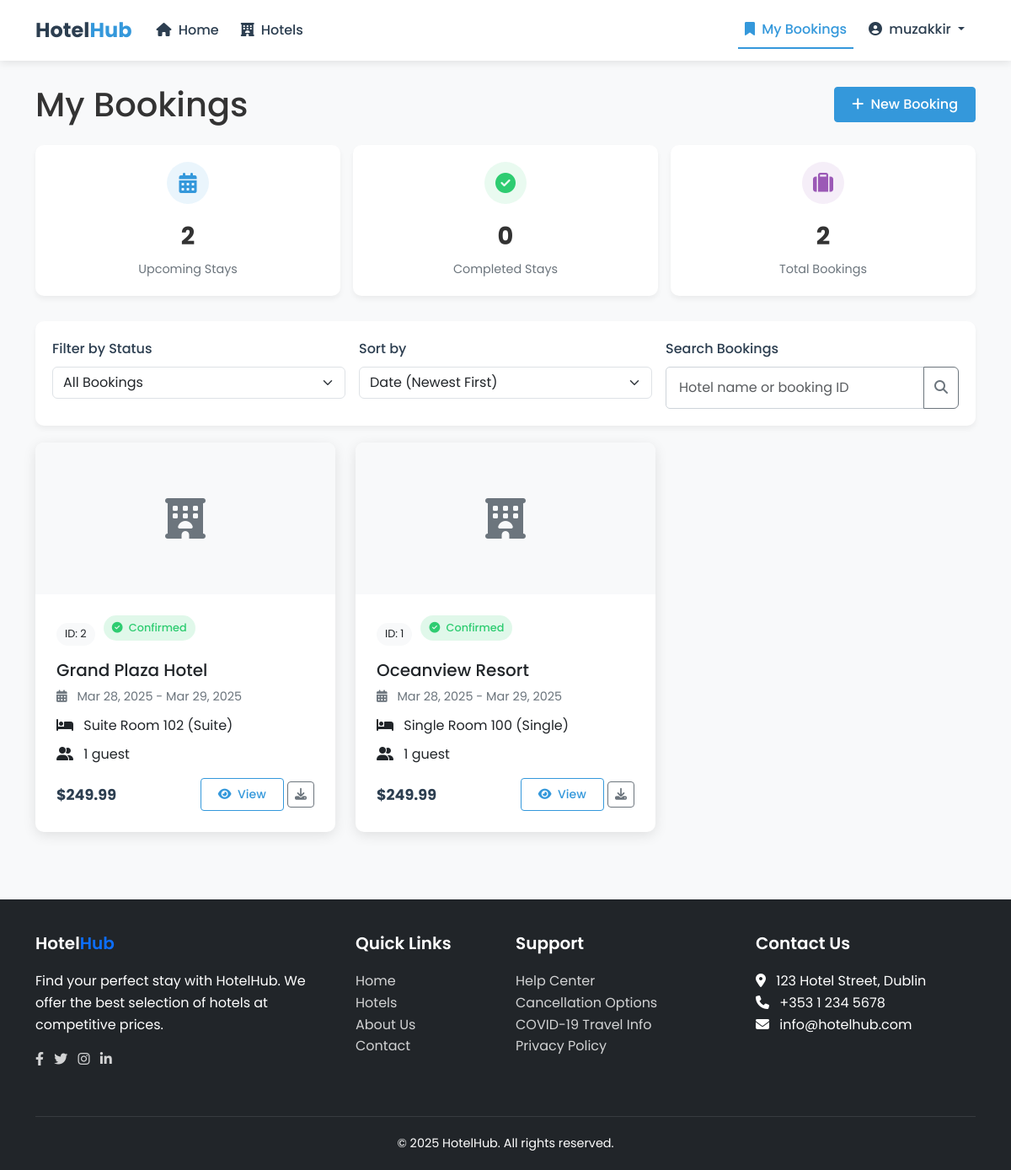
/bookings/ (signed in), run on an earlier commit of the app's database.
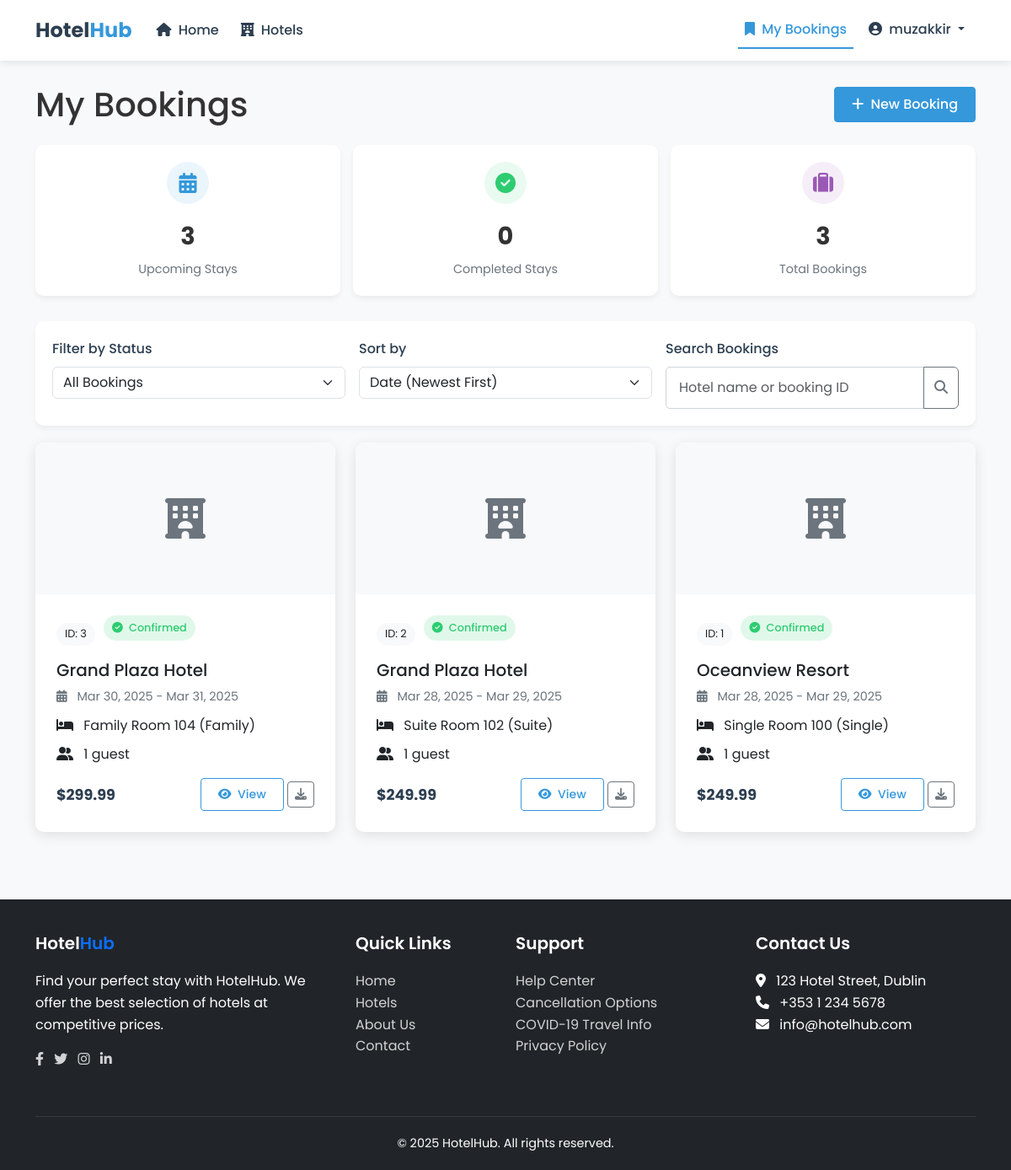
And on a later commit of the database.
### bookings/models.py (models this page shows, shortened)
class Booking(models.Model):
    STATUS_CHOICES = [
        ('pending', 'Pending'),
        ('confirmed', 'Confirmed'),
        ('cancelled', 'Cancelled'),
        ('completed', 'Completed')
    ]
    user = models.ForeignKey(User, on_delete=models.CASCADE)
    hotel = models.ForeignKey(Hotel, on_delete=models.CASCADE)
    room = models.ForeignKey(Room, on_delete=models.CASCADE, null=True)
    check_in = models.DateField()
    check_out = models.DateField()
    guests = models.IntegerField()
    total_price = models.DecimalField(max_digits=10, decimal_places=2)
    status = models.CharField(max_length=20, choices=STATUS_CHOICES, default='pending')
    invoice_id = models.CharField(max_length=100, null=True, blank=True)
    pdf_generated = models.BooleanField(default=False)
    created_at = models.DateTimeField(auto_now_add=True)
    updated_at = models.DateTimeField(auto_now=True)
    class Meta:
        ordering = ['-created_at']

### hotels/models.py (models this page shows, shortened)
class Hotel(models.Model):
    name = models.CharField(max_length=200)
    address = models.TextField()
    description = models.TextField()
    price_per_night = models.DecimalField(max_digits=10, decimal_places=2)
    latitude = models.DecimalField(max_digits=9, decimal_places=6)
    longitude = models.DecimalField(max_digits=9, decimal_places=6)
    image = models.ImageField(upload_to='hotel_images/', null=True, blank=True)
    created_at = models.DateTimeField(auto_now_add=True)
    updated_at = models.DateTimeField(auto_now=True)

class Room(models.Model):
    ROOM_TYPES = [
        ('single', 'Single'),
        ('double', 'Double'),
        ('suite', 'Suite'),
        ('deluxe', 'Deluxe'),
        ('family', 'Family')
    ]
    hotel = models.ForeignKey(Hotel, on_delete=models.CASCADE, related_name='rooms')
    room_type = models.CharField(max_length=20, choices=ROOM_TYPES)
    name = models.CharField(max_length=100)
    description = models.TextField()
    price_per_night = models.DecimalField(max_digits=10, decimal_places=2)
    capacity = models.IntegerField()
    available = models.BooleanField(default=True)
    image = models.ImageField(upload_to='room_images/', null=True, blank=True)

### bookings/views.py (the view)
# urls.py: path('bookings/', booking_list, name='booking_list'),
@login_required
def booking_list(request):
    bookings = Booking.objects.filter(user=request.user)
    return render(request, 'bookings/list.html', {'bookings': bookings})

### hotel_project/context_processors.py (called while the page is built)
def google_maps_api_key(request):
    return {'google_maps_api_key': settings.GOOGLE_MAPS_API_KEY}

### templates/bookings/list.html (shortened to what the changed rows need)
{% extends 'base.html' %}
{% block content %}
<div class="container mt-4">
    <div class="d-flex justify-content-between align-items-center mb-4">
        <h1 class="mb-0">My Bookings</h1>
    </div>
    {% if bookings %}
        <div class="booking-stats">
            <div class="stat-card">
                <div class="stat-icon stat-upcoming">
                    <i class="fas fa-calendar-alt"></i>
                </div>
                <div class="stat-value">
                    {% with upcoming_count=bookings|length %}
                        {{ upcoming_count }}
                    {% endwith %}
                </div>
                <div class="stat-label">Upcoming Stays</div>
            </div>
            <div class="stat-card">
                <div class="stat-icon stat-completed">
                    <i class="fas fa-check-circle"></i>
                </div>
                <div class="stat-value">0</div>
                <div class="stat-label">Completed Stays</div>
            </div>
            <div class="stat-card">
                <div class="stat-icon stat-total">
                    <i class="fas fa-suitcase"></i>
                </div>
                <div class="stat-value">{{ bookings|length }}</div>
                <div class="stat-label">Total Bookings</div>
            </div>
        </div>
        <div class="booking-filters">
            <div class="row g-3">
                <div class="col-md-4">
                    <label for="statusFilter" class="form-label">Filter by Status</label>
                    <select id="statusFilter" class="form-select">
                        <option value="all">All Bookings</option>
                    </select>
                </div>
                <div class="col-md-4">
                    <label for="sortFilter" class="form-label">Sort by</label>
                    <select id="sortFilter" class="form-select">
                        <option value="date-desc">Date (Newest First)</option>
                    </select>
                </div>
                <div class="col-md-4">
                    <label for="searchBooking" class="form-label">Search Bookings</label>
                    <div class="input-group">
                        <input type="text" class="form-control" id="searchBooking" placeholder="Hotel name or booking ID">
                        <button class="btn btn-outline-secondary" type="button">
                            <i class="fas fa-search"></i>
                        </button>
                    </div>
                </div>
            </div>
        </div>
        <div class="row">
            {% for booking in bookings %}
            <div class="col-md-6 col-lg-4 booking-item" data-status="{{ booking.status }}">
                <div class="card booking-card">
                    {% if booking.hotel.image %}
                        <img src="{{ booking.hotel.image.url }}" class="card-img-top hotel-img" alt="{{ booking.hotel.name }}">
                    {% else %}
                        <div class="bg-light d-flex align-items-center justify-content-center hotel-img">
                            <i class="fas fa-hotel fa-3x text-secondary"></i>
                        </div>
                    {% endif %}
                    <div class="card-body d-flex flex-column">
                        <div class="booking-meta">
                            <span class="booking-id">ID: {{ booking.id }}</span>
                            <span class="booking-status status-{{ booking.status }}">
                                <i class="fas {% if booking.status == 'confirmed' %}fa-check-circle{% elif booking.status == 'pending' %}fa-clock{% elif booking.status == 'cancelled' %}fa-times-circle{% endif %} me-1"></i>
                                {{ booking.get_status_display }}
                            </span>
                        </div>
                        <h5 class="card-title">{{ booking.hotel.name }}</h5>
                        <p class="booking-dates">
                            <i class="fas fa-calendar-alt me-2"></i>
                            {{ booking.check_in|date:"M d, Y" }} - {{ booking.check_out|date:"M d, Y" }}
                        </p>
                        <p class="card-text mb-2">
                            <i class="fas fa-bed me-2"></i>
                            {% if booking.room %}
                                {{ booking.room.name }} ({{ booking.room.get_room_type_display }})
                            {% else %}
                                Standard Room
                            {% endif %}
                        </p>
                        <p class="card-text mb-3">
                            <i class="fas fa-user-friends me-2"></i>
                            {{ booking.guests }} guest{{ booking.guests|pluralize }}
                        </p>
                        <div class="booking-bottom mt-auto">
                            <div class="booking-price">${{ booking.total_price }}</div>
                            <div class="booking-actions">
                                <a href="{% url 'booking_confirmation' booking.id %}" class="btn btn-sm btn-outline-primary">
                                    <i class="fas fa-eye me-1"></i> View
                                </a>
                                <a href="{% url 'generate_booking_pdf' booking.id %}?download=true" class="btn btn-sm btn-outline-secondary">
                                    <i class="fas fa-download"></i>
                                </a>
                            </div>
                        </div>
                    </div>
                </div>
            </div>
            {% endfor %}
        </div>
    {% endif %}
</div>
{% endblock %}

What changed in the data, as far as the page shows it:
added Booking: id "3", status "Confirmed", hotel.name "Grand Plaza Hotel", check_in "Mar 30, 2025", check_out "Mar 31, 2025", room.name "Family Room 104", room.room_type "Family", guests "1", total_price "299.99"
Also different on the page:
{{ upcoming_count }}: "2" → "3"
{{ bookings|length }}: "2" → "3"
